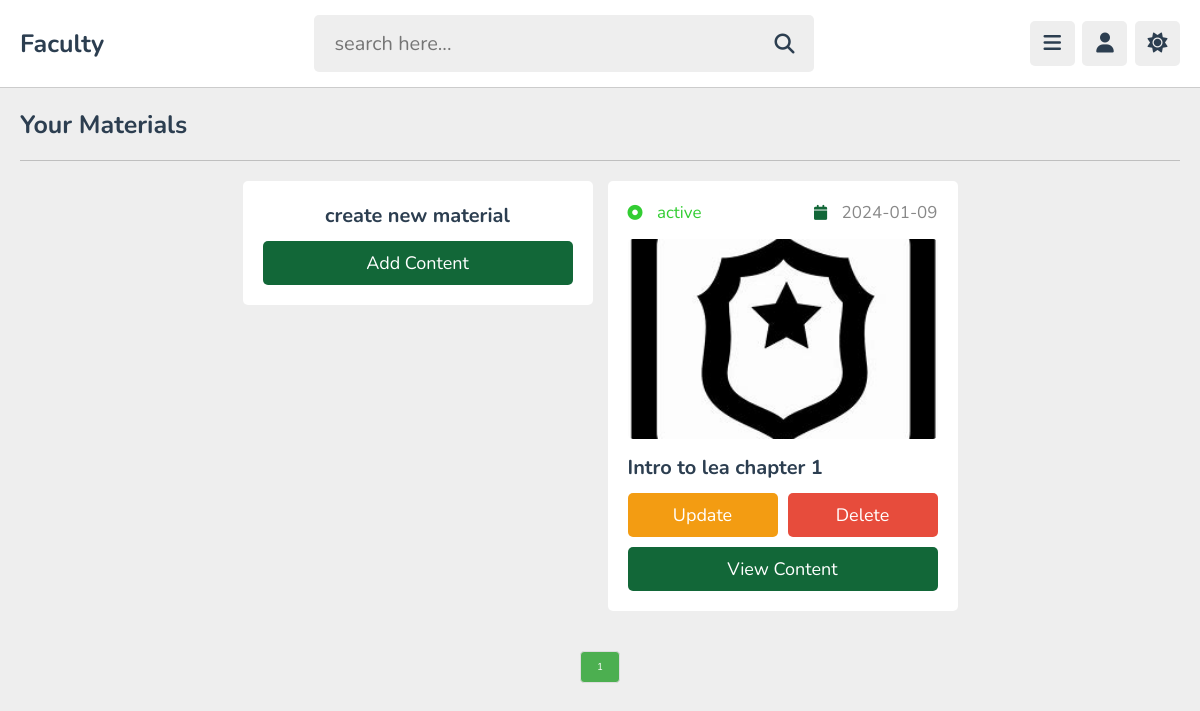
Page /teacher/materials.php (signed in) on the committed database.
### tables this page shows
CREATE TABLE `tbl_learningmaterials` (
  `material_id` int(11) NOT NULL,
  `lesson_id` int(11) NOT NULL,
  `material_title` varchar(80) NOT NULL,
  `material_description` varchar(1000) NOT NULL,
  `file` varchar(250) NOT NULL,
  `thumbnail` varchar(250) NOT NULL,
  `date_created` date NOT NULL,
  `status` varchar(20) NOT NULL
);

### teacher/materials.php (the view, shortened to what this page needs)
<?php
include '../includes/connection.php';
if (isset($_COOKIE['teacher_id'])) {
    $teacher_id = $_COOKIE['teacher_id'];
} else {
    $teacher_id = '';
    header('location:index.php');
}
?>
<!DOCTYPE html>
<html lang="en">
<head>
    <link rel="stylesheet" href="https://cdnjs.cloudflare.com/ajax/libs/font-awesome/6.2.0/css/all.min.css">
    <link rel="stylesheet" href="styles/main_style.css">
</head>
<body>
    <?php include '../includes/teacher_header.php'; ?>
    <section class="contents">
        <h1 class="heading">your materials</h1>
        <div class="box-container">
            <div class="box" style="text-align: center;">
                <h3 class="title" style="margin-bottom: .5rem;">create new material</h3>
                <a href="add_materials.php" class="btn">add content</a>
            </div>
            <?php
            $itemsPerPageMaterials = 3;
            $pageMaterials = isset($_GET['pageMaterials']) ? $_GET['pageMaterials'] : 1;
            $offsetMaterials = ($pageMaterials - 1) * $itemsPerPageMaterials;
            $countQuery = $conn->prepare("SELECT COUNT(*) FROM tbl_learningmaterials lm
                                    INNER JOIN tbl_lessons l ON lm.lesson_id = l.lesson_id
                                    WHERE l.teacher_id = ?");
            $countQuery->execute([$teacher_id]);
            $totalItemsMaterials = $countQuery->fetchColumn();
            $select_materials = $conn->prepare("SELECT lm.*, l.teacher_id
        FROM tbl_learningmaterials lm
        INNER JOIN tbl_lessons l ON lm.lesson_id = l.lesson_id
        WHERE l.teacher_id = ?
        ORDER BY lm.date_created DESC
        LIMIT $offsetMaterials, $itemsPerPageMaterials");
            $select_materials->execute([$teacher_id]);
            if ($select_materials->rowCount() > 0) {
                while ($fecth_materials = $select_materials->fetch(PDO::FETCH_ASSOC)) {
                    $material_id = $fecth_materials['material_id'];
                    ?>
                    <div class="box">
                        <div class="flex">
                            <div><i class="fas fa-dot-circle" style="<?php if ($fecth_materials['status'] == 'active') {
                                echo 'color:limegreen';
                            } else {
                                echo 'color:red';
                            } ?>"></i><span style="<?php if ($fecth_materials['status'] == 'active') {
                                 echo 'color:limegreen';
                             } else {
                                 echo 'color:red';
                             } ?>">
                                    <?= $fecth_materials['status']; ?>
                                </span></div>
                            <div><i class="fas fa-calendar"></i><span>
                                    <?= $fecth_materials['date_created']; ?>
                                </span></div>
                        </div>
                        <img src="../tmp/<?= $fecth_materials['thumbnail']; ?>" class="thumb" alt="">
                        <h3 class="title">
                            <?= $fecth_materials['material_title']; ?>
                        </h3>
                        <form action="" method="post" class="flex-btn">
                            <a href="update_material.php?get_id=<?= $material_id; ?>" class="option-btn">update</a>
                            <input type="submit" value="delete" class="delete-btn"
                                onclick="return confirm('delete this material?');" name="delete_material">
                        </form>
                        <a href="view_material.php?get_id=<?= $material_id; ?>" class="btn">view content</a>
                    </div>
                    <?php
                }
            } else {
                echo '<p class="empty">no contents added yet!</p>';
            }
            ?>
        </div>
    </section>
    <?php
    $totalPagesMaterials = ceil($totalItemsMaterials / $itemsPerPageMaterials);
    echo '<div class="pagination">';
    for ($i = 1; $i <= $totalPagesMaterials; $i++) {
        echo '<a href="?pageMaterials=' . $i . '" class="' . ($pageMaterials == $i ? 'active' : '') . '">' . $i . '</a>';
    }
    echo '</div>';
    ?>
</body>
</html>

### teacher/styles/main_style.css (style rules this page uses)
:root { --main-color: #126738; --red: #e74c3c; --hover_button: #df2612; --oragen: #f39c12; --white: #fff; --black: #2c3e50; --light-color: #888; --light-bg: #eee; --border: .1rem solid rgba(0, 0, 0, .2); }
* { font-family: 'Nunito', sans-serif; margin: 0; padding: 0; box-sizing: border-box; outline: none; border: none; text-decoration: none; }
html { font-size: 62.5%; overflow-x: hidden; }
body { background-color: var(--light-bg); padding-left: 30rem; }
section { padding: 2rem; max-width: 1200px; margin: 0 auto; }
.btn, .option-btn, .delete-btn, .inline-btn, .inline-option-btn, .inline-delete-btn { border-radius: .5rem; padding: 1rem 3rem; font-size: 1.8rem; color: #fff; margin-top: 1rem; text-transform: capitalize; cursor: pointer; text-align: center; }
.btn, .option-btn, .delete-btn { display: block; width: 100%; }
.btn, .inline-btn { background-color: var(--main-color); }
.option-btn, .inline-option-btn { background-color: var(--oragen); }
.delete-btn, .inline-delete-btn { background-color: var(--red); }
.flex-btn { display: flex; gap: 1rem; }
.heading { padding-bottom: 1.8rem; border-bottom: var(--border); font-size: 2.5rem; color: var(--black); text-transform: capitalize; margin-bottom: 2rem; }
.pagination { display: flex; justify-content: center; align-items: center; margin-top: 20px; margin-bottom: 10px; }
.pagination a, .pagination span { padding: 8px 16px; margin: 0 5px; border: 1px solid #ddd; text-decoration: none; color: #fff; border-radius: 4px; transition: background-color 0.3s; cursor: pointer; }
.pagination .active { background-color: #4CAF50; color: white; }
.contents .box-container { display: grid; grid-template-columns: repeat(auto-fit, 35rem); align-items: flex-start; justify-content: center; gap: 1.5rem; }
.contents .box-container .box { border-radius: .5rem; background-color: var(--white); padding: 2rem; overflow-x: hidden; }
.contents .box-container .box .thumb { height: 20rem; width: 100%; border-radius: .5rem; object-fit: cover; margin: 1rem 0; }
.contents .box-container .box .flex { display: flex; align-items: center; justify-content: space-between; gap: 1.5rem; margin-bottom: .5rem; }
.contents .box-container .box .flex i { font-size: 1.5rem; color: var(--main-color); margin-right: 1rem; }
.contents .box-container .box .flex span { color: var(--light-color); font-size: 1.7rem; }
.contents .box-container .box .title { font-size: 2rem; color: var(--black); line-height: 1.5; text-overflow: ellipsis; overflow-x: hidden; }
@media (max-width:1200px) { body { padding-left: 0; } }

### rows in the picture
tbl_learningmaterials: status "active", date_created "2024-01-09", thumbnail (picture), material_title "Intro to lea chapter 1"
